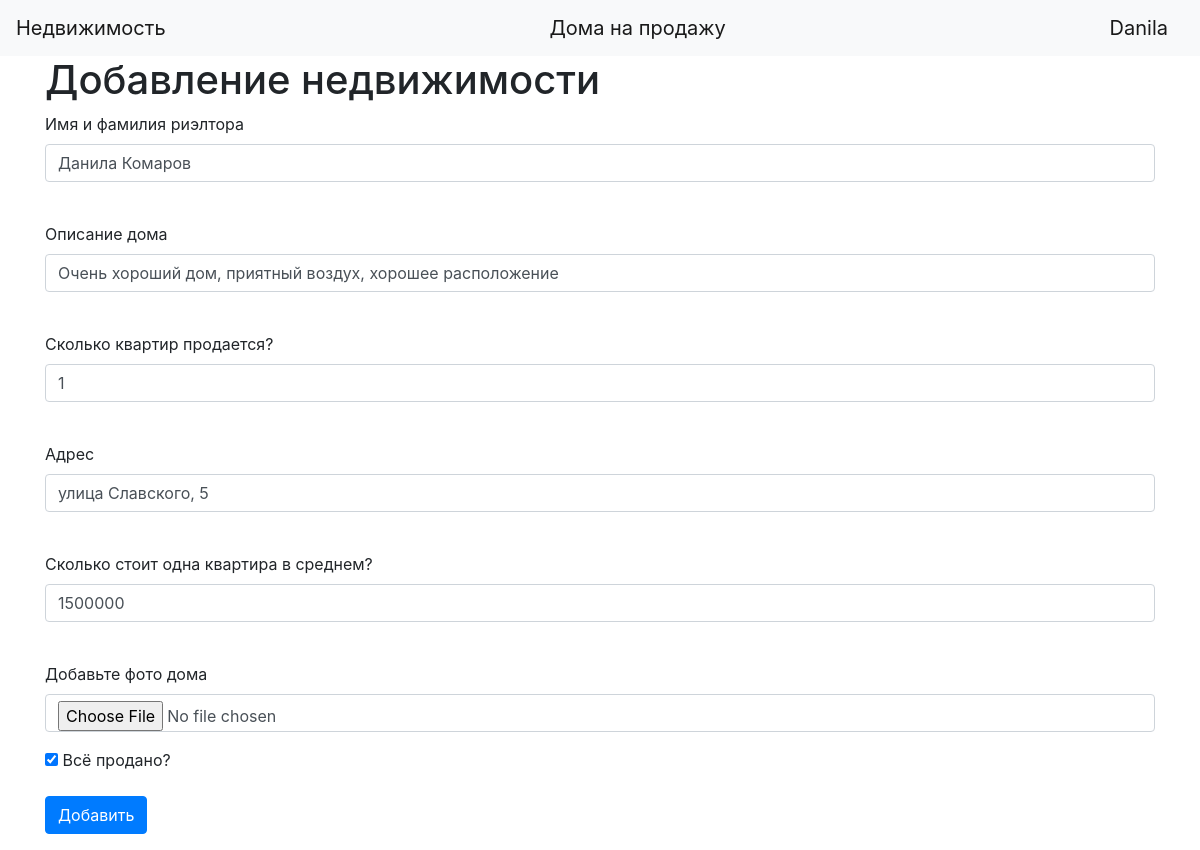
Page /edit_realty/2 (signed in) on the committed database.
### data/users.py (models this page shows, shortened)
class User(SqlAlchemyBase, UserMixin):
    __tablename__ = 'users'
    id = sqlalchemy.Column(sqlalchemy.Integer, primary_key=True, autoincrement=True)
    surname = sqlalchemy.Column(sqlalchemy.String, nullable=True)
    name = sqlalchemy.Column(sqlalchemy.String, nullable=True)
    age = sqlalchemy.Column(sqlalchemy.Integer, nullable=True)
    is_realtor = sqlalchemy.Column(sqlalchemy.Boolean)
    email = sqlalchemy.Column(sqlalchemy.String, unique=True)
    phone = sqlalchemy.Column(sqlalchemy.String, nullable=True, unique=True)
    hashed_password = sqlalchemy.Column(sqlalchemy.String, nullable=True)
    sort = sqlalchemy.Column(sqlalchemy.String, nullable=True)

### data/realties.py (models this page shows)
class Realties(SqlAlchemyBase):
    __tablename__ = 'realties'
    id = sqlalchemy.Column(sqlalchemy.Integer, primary_key=True, autoincrement=True)
    photo = sqlalchemy.Column(sqlalchemy.String, nullable=True)
    realtor = sqlalchemy.Column(sqlalchemy.Integer, sqlalchemy.ForeignKey("users.id"))
    house = sqlalchemy.Column(sqlalchemy.String)
    not_solded_flats = sqlalchemy.Column(sqlalchemy.Integer)
    address = sqlalchemy.Column(sqlalchemy.String)
    cost = sqlalchemy.Column(sqlalchemy.Integer, nullable=True)
    is_sold = sqlalchemy.Column(sqlalchemy.Boolean, nullable=True)
    user = orm.relation('User')

### main.py (the view, shortened to what this page needs)
@app.route('/edit_realty/<int:id>', methods=["POST", "GET"])
@login_required
def edit_realty(id):
    form = Add_Realty()
    if request.method == 'GET':
        session = db_session.create_session()
        realty = session.query(Realties).filter(Realties.id == id, (Realties.realtor == current_user.id) | (current_user.id == 1)).first()
        user = session.query(User).filter(User.id == realty.realtor).first()
        if realty:
            form.realtor.data = user.name + ' ' + user.surname
            form.house.data = realty.house
            form.not_solded_flats.data = realty.not_solded_flats
            form.address.data = realty.address
            form.cost.data = realty.cost
            form.is_sold.data = realty.is_sold
        else:
            abort(404)
    return render_template('add_realty.html', title='Редактирование недвижимости', form=form)

### add_realty.py
class Add_Realty(FlaskForm):
    realtor = StringField('Имя и фамилия риэлтора', validators=[DataRequired()])
    house = StringField('Описание дома', validators=[DataRequired()])
    not_solded_flats = IntegerField("Сколько квартир продается?", validators=[DataRequired()])
    address = StringField("Адрес", validators=[DataRequired()])
    cost = IntegerField("Сколько стоит одна квартира в среднем?")
    is_sold = BooleanField('Всё продано?')
    photo = FileField("Добавьте фото дома")
    submit = SubmitField('Добавить')

### data/db_session.py (called while the page is built)
def create_session() -> Session:
    global __factory
    return __factory()

### main.py (called while the page is built)
@login_manager.user_loader
def load_user(user_id):
    return session.query(User).get(user_id)

### templates/add_realty.html (shortened to what this page needs)
<!DOCTYPE html>
<html lang="en">
    <body>
        {% extends "base.html" %}
        {% block content %}
        <h1>Добавление недвижимости</h1>
        <form action="" method="post" enctype="multipart/form-data">
            <p>
                {{ form.realtor.label }}<br>
                {{ form.realtor(class="form-control") }}<br>
            </p>
            <p>
                {{ form.house.label }}<br>
                {{ form.house(class="form-control") }}<br>
            </p>
            <p>
                {{ form.not_solded_flats.label }}<br>
                {{ form.not_solded_flats(class="form-control") }}<br>
            </p>
            <p>
                {{ form.address.label }}<br>
                {{ form.address(class="form-control") }}<br>
            </p>
            <p>
                {{ form.cost.label }}<br>
                {{ form.cost(class="form-control") }}<br>
            </p>
            <p>
                {{ form.photo.label }}
                {{ form.photo(class="form-control") }}
            </p>
            <p>{{ form.is_sold() }} {{ form.is_sold.label }}</p>
            <p>{{ form.submit(type="submit", class="btn btn-primary") }}</p>
        </form>
        {% endblock %}

### templates/base.html (shortened to what this page needs)
<!doctype html>
<html lang="en">
    <head>
        <link rel="stylesheet"
          href="https://stackpath.bootstrapcdn.com/bootstrap/4.4.1/css/bootstrap.min.css"
>
    </head>
    <body>
        <header>
            <nav class="navbar navbar-light bg-light">
                <a class="navbar-brand" href="#">Недвижимость</a>
                <a class="navbar-brand" href="/">Дома на продажу</a>
                {% if current_user.is_authenticated %}
                    <a class="navbar-brand" href="/logout">{{ current_user.name }}</a>
                {% else %}
                    <p>
                        <a class="btn btn-primary " href="/register">Зарегистрироваться</a>
                        <a class="btn btn-success" href="/login">Войти</a>
                    </p>
                {% endif %}
            </nav>
        </header>
        <main role="main" class="container">
            {% block content %}{% endblock %}
        </main>
    </body>
</html>

### rows in the picture
User: name "Danila"
Realties: realtor "Данила Комаров", house "Очень хороший дом, приятный воздух, хорошее расположение", not_solded_flats "1", address "улица Славского, 5", cost "1500000", is_sold "☑"
